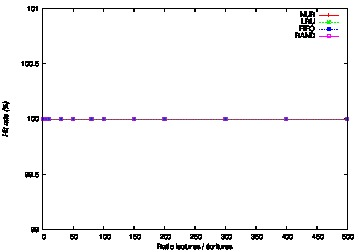

Reproduce this figure in gnuplot.
set style data linespoints
set xlabel "Ratio lectures / écritures"
set ylabel "Hit rate (%)" font "Helvetica-Oblique"
set label "Effet du ratio lectures / écritures (test 7)" font "Helvetica-Bold,18" at 20,70 
set encoding utf8
set terminal postscript eps color
set output "t7-rw_ratio.eps"
plot "t7-rw_ratio" using 1:2 t "NUR", "t7-rw_ratio" using 1:3 t "LRU", "t7-rw_ratio" using 1:4 t "FIFO", "t7-rw_ratio" using 1:5 t "RAND"
